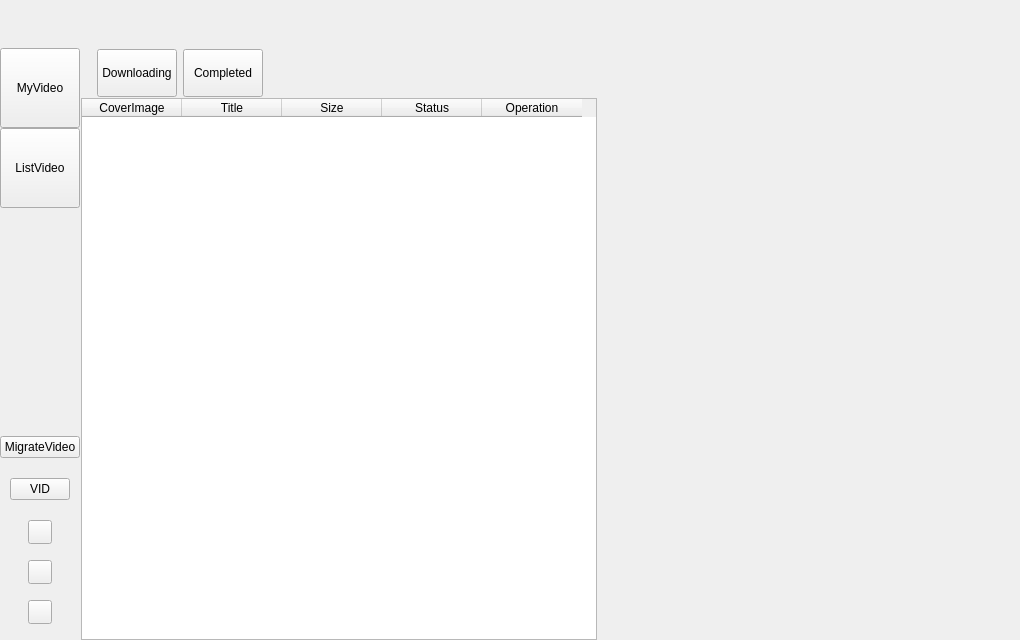
<?xml version="1.0" encoding="UTF-8"?>
<ui version="4.0">
 <class>MainWindow</class>
 <widget class="QMainWindow" name="MainWindow">
  <property name="geometry">
   <rect>
    <x>0</x>
    <y>0</y>
    <width>1020</width>
    <height>640</height>
   </rect>
  </property>
  <property name="minimumSize">
   <size>
    <width>560</width>
    <height>440</height>
   </size>
  </property>
  <property name="windowTitle">
   <string>MainTitle</string>
  </property>
  <widget class="QWidget" name="mainWidget">
   <layout class="QVBoxLayout" name="verticalLayout_2">
    <property name="spacing">
     <number>0</number>
    </property>
    <property name="leftMargin">
     <number>0</number>
    </property>
    <property name="topMargin">
     <number>0</number>
    </property>
    <property name="rightMargin">
     <number>0</number>
    </property>
    <property name="bottomMargin">
     <number>0</number>
    </property>
    <item>
     <widget class="TitleBar" name="titleBar" native="true">
      <property name="minimumSize">
       <size>
        <width>0</width>
        <height>48</height>
       </size>
      </property>
      <property name="maximumSize">
       <size>
        <width>16777215</width>
        <height>48</height>
       </size>
      </property>
     </widget>
    </item>
    <item>
     <widget class="QWidget" name="content" native="true">
      <layout class="QHBoxLayout" name="horizontalLayout">
       <property name="spacing">
        <number>0</number>
       </property>
       <property name="leftMargin">
        <number>0</number>
       </property>
       <property name="topMargin">
        <number>0</number>
       </property>
       <property name="rightMargin">
        <number>0</number>
       </property>
       <property name="bottomMargin">
        <number>0</number>
       </property>
       <item>
        <widget class="QWidget" name="list" native="true">
         <layout class="QHBoxLayout" name="horizontalLayout_2">
          <property name="spacing">
           <number>0</number>
          </property>
          <property name="leftMargin">
           <number>0</number>
          </property>
          <property name="topMargin">
           <number>0</number>
          </property>
          <property name="rightMargin">
           <number>0</number>
          </property>
          <property name="bottomMargin">
           <number>0</number>
          </property>
          <item>
           <widget class="QWidget" name="tabBar" native="true">
            <property name="minimumSize">
             <size>
              <width>81</width>
              <height>0</height>
             </size>
            </property>
            <property name="maximumSize">
             <size>
              <width>81</width>
              <height>16777215</height>
             </size>
            </property>
            <layout class="QVBoxLayout" name="verticalLayout_3">
             <property name="spacing">
              <number>0</number>
             </property>
             <property name="leftMargin">
              <number>0</number>
             </property>
             <property name="topMargin">
              <number>0</number>
             </property>
             <property name="rightMargin">
              <number>1</number>
             </property>
             <property name="bottomMargin">
              <number>16</number>
             </property>
             <item>
              <widget class="ToolButton" name="myVideoButton">
               <property name="minimumSize">
                <size>
                 <width>80</width>
                 <height>80</height>
                </size>
               </property>
               <property name="maximumSize">
                <size>
                 <width>80</width>
                 <height>80</height>
                </size>
               </property>
               <property name="cursor">
                <cursorShape>PointingHandCursor</cursorShape>
               </property>
               <property name="focusPolicy">
                <enum>Qt::NoFocus</enum>
               </property>
               <property name="text">
                <string>MyVideo</string>
               </property>
               <property name="iconSize">
                <size>
                 <width>32</width>
                 <height>32</height>
                </size>
               </property>
               <property name="toolButtonStyle">
                <enum>Qt::ToolButtonTextUnderIcon</enum>
               </property>
               <attribute name="buttonGroup">
                <string notr="true">listVideoGroup</string>
               </attribute>
              </widget>
             </item>
             <item>
              <widget class="ToolButton" name="listVideoButton">
               <property name="minimumSize">
                <size>
                 <width>80</width>
                 <height>80</height>
                </size>
               </property>
               <property name="maximumSize">
                <size>
                 <width>80</width>
                 <height>80</height>
                </size>
               </property>
               <property name="cursor">
                <cursorShape>PointingHandCursor</cursorShape>
               </property>
               <property name="focusPolicy">
                <enum>Qt::NoFocus</enum>
               </property>
               <property name="text">
                <string>ListVideo</string>
               </property>
               <property name="iconSize">
                <size>
                 <width>32</width>
                 <height>32</height>
                </size>
               </property>
               <property name="toolButtonStyle">
                <enum>Qt::ToolButtonTextUnderIcon</enum>
               </property>
               <attribute name="buttonGroup">
                <string notr="true">listVideoGroup</string>
               </attribute>
              </widget>
             </item>
             <item>
              <spacer name="verticalSpacer">
               <property name="orientation">
                <enum>Qt::Vertical</enum>
               </property>
               <property name="sizeHint" stdset="0">
                <size>
                 <width>20</width>
                 <height>40</height>
                </size>
               </property>
              </spacer>
             </item>
             <item>
              <widget class="QPushButton" name="migrateButton">
               <property name="text">
                <string>MigrateVideo</string>
               </property>
               <property name="ButtonStyle" stdset="0">
                <string>blue</string>
               </property>
              </widget>
             </item>
             <item>
              <spacer name="verticalSpacer_14">
               <property name="orientation">
                <enum>Qt::Vertical</enum>
               </property>
               <property name="sizeType">
                <enum>QSizePolicy::Fixed</enum>
               </property>
               <property name="sizeHint" stdset="0">
                <size>
                 <width>20</width>
                 <height>20</height>
                </size>
               </property>
              </spacer>
             </item>
             <item alignment="Qt::AlignHCenter|Qt::AlignVCenter">
              <widget class="QPushButton" name="vidButton">
               <property name="minimumSize">
                <size>
                 <width>60</width>
                 <height>0</height>
                </size>
               </property>
               <property name="maximumSize">
                <size>
                 <width>60</width>
                 <height>16777215</height>
                </size>
               </property>
               <property name="cursor">
                <cursorShape>PointingHandCursor</cursorShape>
               </property>
               <property name="focusPolicy">
                <enum>Qt::NoFocus</enum>
               </property>
               <property name="text">
                <string>VID</string>
               </property>
               <property name="ButtonStyle" stdset="0">
                <string>blue</string>
               </property>
              </widget>
             </item>
             <item>
              <spacer name="verticalSpacer_13">
               <property name="orientation">
                <enum>Qt::Vertical</enum>
               </property>
               <property name="sizeType">
                <enum>QSizePolicy::Fixed</enum>
               </property>
               <property name="sizeHint" stdset="0">
                <size>
                 <width>20</width>
                 <height>20</height>
                </size>
               </property>
              </spacer>
             </item>
             <item alignment="Qt::AlignHCenter|Qt::AlignVCenter">
              <widget class="QPushButton" name="refreshButton">
               <property name="minimumSize">
                <size>
                 <width>24</width>
                 <height>24</height>
                </size>
               </property>
               <property name="maximumSize">
                <size>
                 <width>24</width>
                 <height>24</height>
                </size>
               </property>
               <property name="cursor">
                <cursorShape>PointingHandCursor</cursorShape>
               </property>
               <property name="focusPolicy">
                <enum>Qt::NoFocus</enum>
               </property>
               <property name="toolTip">
                <string>Refresh</string>
               </property>
               <property name="text">
                <string/>
               </property>
              </widget>
             </item>
             <item>
              <spacer name="verticalSpacer_12">
               <property name="orientation">
                <enum>Qt::Vertical</enum>
               </property>
               <property name="sizeType">
                <enum>QSizePolicy::Fixed</enum>
               </property>
               <property name="sizeHint" stdset="0">
                <size>
                 <width>20</width>
                 <height>16</height>
                </size>
               </property>
              </spacer>
             </item>
             <item alignment="Qt::AlignHCenter|Qt::AlignVCenter">
              <widget class="QPushButton" name="paramButton">
               <property name="minimumSize">
                <size>
                 <width>24</width>
                 <height>24</height>
                </size>
               </property>
               <property name="maximumSize">
                <size>
                 <width>24</width>
                 <height>24</height>
                </size>
               </property>
               <property name="cursor">
                <cursorShape>PointingHandCursor</cursorShape>
               </property>
               <property name="focusPolicy">
                <enum>Qt::NoFocus</enum>
               </property>
               <property name="toolTip">
                <string>ListParam</string>
               </property>
               <property name="text">
                <string/>
               </property>
              </widget>
             </item>
             <item>
              <spacer name="verticalSpacer_2">
               <property name="orientation">
                <enum>Qt::Vertical</enum>
               </property>
               <property name="sizeType">
                <enum>QSizePolicy::Fixed</enum>
               </property>
               <property name="sizeHint" stdset="0">
                <size>
                 <width>20</width>
                 <height>16</height>
                </size>
               </property>
              </spacer>
             </item>
             <item alignment="Qt::AlignHCenter|Qt::AlignVCenter">
              <widget class="QPushButton" name="settingButton">
               <property name="minimumSize">
                <size>
                 <width>24</width>
                 <height>24</height>
                </size>
               </property>
               <property name="maximumSize">
                <size>
                 <width>24</width>
                 <height>24</height>
                </size>
               </property>
               <property name="cursor">
                <cursorShape>PointingHandCursor</cursorShape>
               </property>
               <property name="focusPolicy">
                <enum>Qt::NoFocus</enum>
               </property>
               <property name="toolTip">
                <string>Setting</string>
               </property>
               <property name="text">
                <string/>
               </property>
              </widget>
             </item>
            </layout>
           </widget>
          </item>
          <item>
           <widget class="QStackedWidget" name="listvideo">
            <property name="sizePolicy">
             <sizepolicy hsizetype="Expanding" vsizetype="Expanding">
              <horstretch>0</horstretch>
              <verstretch>0</verstretch>
             </sizepolicy>
            </property>
            <property name="currentIndex">
             <number>1</number>
            </property>
            <widget class="QWidget" name="page">
             <property name="sizePolicy">
              <sizepolicy hsizetype="Expanding" vsizetype="Expanding">
               <horstretch>0</horstretch>
               <verstretch>0</verstretch>
              </sizepolicy>
             </property>
             <layout class="QVBoxLayout" name="verticalLayout_4">
              <property name="leftMargin">
               <number>0</number>
              </property>
              <property name="topMargin">
               <number>0</number>
              </property>
              <property name="rightMargin">
               <number>0</number>
              </property>
              <property name="bottomMargin">
               <number>0</number>
              </property>
              <item>
               <widget class="VideoTableWidget" name="myvideo">
                <property name="sizePolicy">
                 <sizepolicy hsizetype="Expanding" vsizetype="Expanding">
                  <horstretch>0</horstretch>
                  <verstretch>0</verstretch>
                 </sizepolicy>
                </property>
                <widget class="QWidget" name="page_3">
                 <property name="sizePolicy">
                  <sizepolicy hsizetype="Expanding" vsizetype="Expanding">
                   <horstretch>0</horstretch>
                   <verstretch>0</verstretch>
                  </sizepolicy>
                 </property>
                 <layout class="QHBoxLayout" name="horizontalLayout_3">
                  <property name="spacing">
                   <number>0</number>
                  </property>
                  <property name="leftMargin">
                   <number>0</number>
                  </property>
                  <property name="topMargin">
                   <number>0</number>
                  </property>
                  <property name="rightMargin">
                   <number>0</number>
                  </property>
                  <property name="bottomMargin">
                   <number>0</number>
                  </property>
                  <item>
                   <widget class="QTableWidget" name="myVideoTable">
                    <property name="horizontalScrollBarPolicy">
                     <enum>Qt::ScrollBarAlwaysOff</enum>
                    </property>
                    <property name="sizeAdjustPolicy">
                     <enum>QAbstractScrollArea::AdjustToContents</enum>
                    </property>
                    <property name="verticalScrollMode">
                     <enum>QAbstractItemView::ScrollPerPixel</enum>
                    </property>
                    <property name="showGrid">
                     <bool>false</bool>
                    </property>
                    <property name="wordWrap">
                     <bool>false</bool>
                    </property>
                    <property name="cornerButtonEnabled">
                     <bool>false</bool>
                    </property>
                    <attribute name="horizontalHeaderCascadingSectionResizes">
                     <bool>true</bool>
                    </attribute>
                    <attribute name="horizontalHeaderMinimumSectionSize">
                     <number>100</number>
                    </attribute>
                    <attribute name="horizontalHeaderHighlightSections">
                     <bool>false</bool>
                    </attribute>
                    <attribute name="verticalHeaderVisible">
                     <bool>false</bool>
                    </attribute>
                    <column>
                     <property name="text">
                      <string>CoverImage</string>
                     </property>
                    </column>
                    <column>
                     <property name="text">
                      <string>Title</string>
                     </property>
                    </column>
                    <column>
                     <property name="text">
                      <string>Duration</string>
                     </property>
                    </column>
                    <column>
                     <property name="text">
                      <string>Size</string>
                     </property>
                    </column>
                    <column>
                     <property name="text">
                      <string>Operation</string>
                     </property>
                    </column>
                   </widget>
                  </item>
                 </layout>
                </widget>
                <widget class="QWidget" name="page_4">
                 <property name="sizePolicy">
                  <sizepolicy hsizetype="Expanding" vsizetype="Expanding">
                   <horstretch>0</horstretch>
                   <verstretch>0</verstretch>
                  </sizepolicy>
                 </property>
                 <layout class="QVBoxLayout" name="verticalLayout_5">
                  <property name="spacing">
                   <number>0</number>
                  </property>
                  <property name="leftMargin">
                   <number>0</number>
                  </property>
                  <property name="topMargin">
                   <number>0</number>
                  </property>
                  <property name="rightMargin">
                   <number>0</number>
                  </property>
                  <property name="bottomMargin">
                   <number>0</number>
                  </property>
                  <item>
                   <spacer name="verticalSpacer_3">
                    <property name="orientation">
                     <enum>Qt::Vertical</enum>
                    </property>
                    <property name="sizeType">
                     <enum>QSizePolicy::Fixed</enum>
                    </property>
                    <property name="sizeHint" stdset="0">
                     <size>
                      <width>20</width>
                      <height>48</height>
                     </size>
                    </property>
                   </spacer>
                  </item>
                  <item>
                   <spacer name="verticalSpacer_4">
                    <property name="orientation">
                     <enum>Qt::Vertical</enum>
                    </property>
                    <property name="sizeHint" stdset="0">
                     <size>
                      <width>20</width>
                      <height>40</height>
                     </size>
                    </property>
                   </spacer>
                  </item>
                  <item alignment="Qt::AlignHCenter|Qt::AlignVCenter">
                   <widget class="QLabel" name="novideo">
                    <property name="minimumSize">
                     <size>
                      <width>128</width>
                      <height>128</height>
                     </size>
                    </property>
                    <property name="maximumSize">
                     <size>
                      <width>128</width>
                      <height>128</height>
                     </size>
                    </property>
                    <property name="text">
                     <string/>
                    </property>
                   </widget>
                  </item>
                  <item alignment="Qt::AlignHCenter|Qt::AlignVCenter">
                   <widget class="QLabel" name="label_2">
                    <property name="text">
                     <string>NoVideo</string>
                    </property>
                    <property name="alignment">
                     <set>Qt::AlignCenter</set>
                    </property>
                   </widget>
                  </item>
                  <item>
                   <spacer name="verticalSpacer_5">
                    <property name="orientation">
                     <enum>Qt::Vertical</enum>
                    </property>
                    <property name="sizeHint" stdset="0">
                     <size>
                      <width>20</width>
                      <height>40</height>
                     </size>
                    </property>
                   </spacer>
                  </item>
                 </layout>
                </widget>
               </widget>
              </item>
             </layout>
            </widget>
            <widget class="QWidget" name="page_2">
             <layout class="QVBoxLayout" name="verticalLayout_6">
              <property name="spacing">
               <number>0</number>
              </property>
              <property name="leftMargin">
               <number>0</number>
              </property>
              <property name="topMargin">
               <number>0</number>
              </property>
              <property name="rightMargin">
               <number>0</number>
              </property>
              <property name="bottomMargin">
               <number>0</number>
              </property>
              <item>
               <widget class="QWidget" name="tabWidget" native="true">
                <layout class="QHBoxLayout" name="horizontalLayout_4">
                 <property name="spacing">
                  <number>6</number>
                 </property>
                 <property name="leftMargin">
                  <number>16</number>
                 </property>
                 <property name="topMargin">
                  <number>1</number>
                 </property>
                 <property name="rightMargin">
                  <number>1</number>
                 </property>
                 <property name="bottomMargin">
                  <number>1</number>
                 </property>
                 <item>
                  <widget class="QPushButton" name="downloadingButton">
                   <property name="minimumSize">
                    <size>
                     <width>0</width>
                     <height>48</height>
                    </size>
                   </property>
                   <property name="maximumSize">
                    <size>
                     <width>16777215</width>
                     <height>48</height>
                    </size>
                   </property>
                   <property name="cursor">
                    <cursorShape>PointingHandCursor</cursorShape>
                   </property>
                   <property name="focusPolicy">
                    <enum>Qt::NoFocus</enum>
                   </property>
                   <property name="text">
                    <string>Downloading</string>
                   </property>
                   <property name="checkable">
                    <bool>true</bool>
                   </property>
                   <attribute name="buttonGroup">
                    <string notr="true">taskVideoGroup</string>
                   </attribute>
                  </widget>
                 </item>
                 <item>
                  <widget class="QPushButton" name="localButton">
                   <property name="minimumSize">
                    <size>
                     <width>0</width>
                     <height>48</height>
                    </size>
                   </property>
                   <property name="maximumSize">
                    <size>
                     <width>16777215</width>
                     <height>48</height>
                    </size>
                   </property>
                   <property name="cursor">
                    <cursorShape>PointingHandCursor</cursorShape>
                   </property>
                   <property name="focusPolicy">
                    <enum>Qt::NoFocus</enum>
                   </property>
                   <property name="text">
                    <string>Completed</string>
                   </property>
                   <property name="checkable">
                    <bool>true</bool>
                   </property>
                   <attribute name="buttonGroup">
                    <string notr="true">taskVideoGroup</string>
                   </attribute>
                  </widget>
                 </item>
                 <item>
                  <spacer name="horizontalSpacer">
                   <property name="orientation">
                    <enum>Qt::Horizontal</enum>
                   </property>
                   <property name="sizeHint" stdset="0">
                    <size>
                     <width>40</width>
                     <height>20</height>
                    </size>
                   </property>
                  </spacer>
                 </item>
                </layout>
               </widget>
              </item>
              <item>
               <widget class="QStackedWidget" name="taskvideo">
                <widget class="QWidget" name="page_5">
                 <layout class="QVBoxLayout" name="verticalLayout_8">
                  <property name="spacing">
                   <number>0</number>
                  </property>
                  <property name="leftMargin">
                   <number>0</number>
                  </property>
                  <property name="topMargin">
                   <number>0</number>
                  </property>
                  <property name="rightMargin">
                   <number>0</number>
                  </property>
                  <property name="bottomMargin">
                   <number>0</number>
                  </property>
                  <item>
                   <widget class="VideoTableWidget" name="downloadvideo">
                    <widget class="QWidget" name="page_7">
                     <layout class="QHBoxLayout" name="horizontalLayout_5">
                      <property name="spacing">
                       <number>0</number>
                      </property>
                      <property name="leftMargin">
                       <number>0</number>
                      </property>
                      <property name="topMargin">
                       <number>0</number>
                      </property>
                      <property name="rightMargin">
                       <number>0</number>
                      </property>
                      <property name="bottomMargin">
                       <number>0</number>
                      </property>
                      <item>
                       <widget class="QTableWidget" name="downloadVideoTable">
                        <column>
                         <property name="text">
                          <string>CoverImage</string>
                         </property>
                        </column>
                        <column>
                         <property name="text">
                          <string>Title</string>
                         </property>
                        </column>
                        <column>
                         <property name="text">
                          <string>Size</string>
                         </property>
                        </column>
                        <column>
                         <property name="text">
                          <string>Status</string>
                         </property>
                        </column>
                        <column>
                         <property name="text">
                          <string>Operation</string>
                         </property>
                        </column>
                       </widget>
                      </item>
                     </layout>
                    </widget>
                    <widget class="QWidget" name="page_8">
                     <layout class="QVBoxLayout" name="verticalLayout_7">
                      <property name="spacing">
                       <number>0</number>
                      </property>
                      <property name="leftMargin">
                       <number>0</number>
                      </property>
                      <property name="topMargin">
                       <number>0</number>
                      </property>
                      <property name="rightMargin">
                       <number>0</number>
                      </property>
                      <property name="bottomMargin">
                       <number>0</number>
                      </property>
                      <item>
                       <spacer name="verticalSpacer_6">
                        <property name="orientation">
                         <enum>Qt::Vertical</enum>
                        </property>
                        <property name="sizeType">
                         <enum>QSizePolicy::Fixed</enum>
                        </property>
                        <property name="sizeHint" stdset="0">
                         <size>
                          <width>20</width>
                          <height>48</height>
                         </size>
                        </property>
                       </spacer>
                      </item>
                      <item>
                       <spacer name="verticalSpacer_7">
                        <property name="orientation">
                         <enum>Qt::Vertical</enum>
                        </property>
                        <property name="sizeHint" stdset="0">
                         <size>
                          <width>20</width>
                          <height>40</height>
                         </size>
                        </property>
                       </spacer>
                      </item>
                      <item alignment="Qt::AlignHCenter|Qt::AlignVCenter">
                       <widget class="QLabel" name="nodownloadvideo">
                        <property name="minimumSize">
                         <size>
                          <width>128</width>
                          <height>128</height>
                         </size>
                        </property>
                        <property name="maximumSize">
                         <size>
                          <width>128</width>
                          <height>128</height>
                         </size>
                        </property>
                        <property name="text">
                         <string/>
                        </property>
                       </widget>
                      </item>
                      <item alignment="Qt::AlignHCenter|Qt::AlignVCenter">
                       <widget class="QLabel" name="label_4">
                        <property name="text">
                         <string>NoDownloadVideo</string>
                        </property>
                        <property name="alignment">
                         <set>Qt::AlignCenter</set>
                        </property>
                       </widget>
                      </item>
                      <item>
                       <spacer name="verticalSpacer_8">
                        <property name="orientation">
                         <enum>Qt::Vertical</enum>
                        </property>
                        <property name="sizeHint" stdset="0">
                         <size>
                          <width>20</width>
                          <height>40</height>
                         </size>
                        </property>
                       </spacer>
                      </item>
                     </layout>
                    </widget>
                   </widget>
                  </item>
                 </layout>
                </widget>
                <widget class="QWidget" name="page_6">
                 <layout class="QVBoxLayout" name="verticalLayout_10">
                  <property name="spacing">
                   <number>0</number>
                  </property>
                  <property name="leftMargin">
                   <number>0</number>
                  </property>
                  <property name="topMargin">
                   <number>0</number>
                  </property>
                  <property name="rightMargin">
                   <number>0</number>
                  </property>
                  <property name="bottomMargin">
                   <number>0</number>
                  </property>
                  <item>
                   <widget class="VideoTableWidget" name="localvideo">
                    <widget class="QWidget" name="page_9">
                     <layout class="QHBoxLayout" name="horizontalLayout_6">
                      <property name="spacing">
                       <number>0</number>
                      </property>
                      <property name="leftMargin">
                       <number>0</number>
                      </property>
                      <property name="topMargin">
                       <number>0</number>
                      </property>
                      <property name="rightMargin">
                       <number>0</number>
                      </property>
                      <property name="bottomMargin">
                       <number>0</number>
                      </property>
                      <item>
                       <widget class="QTableWidget" name="localVideoTable">
                        <column>
                         <property name="text">
                          <string>CoverImage</string>
                         </property>
                        </column>
                        <column>
                         <property name="text">
                          <string>Title</string>
                         </property>
                        </column>
                        <column>
                         <property name="text">
                          <string>Size</string>
                         </property>
                        </column>
                        <column>
                         <property name="text">
                          <string>Operation</string>
                         </property>
                        </column>
                       </widget>
                      </item>
                     </layout>
                    </widget>
                    <widget class="QWidget" name="page_10">
                     <layout class="QVBoxLayout" name="verticalLayout_9">
                      <property name="spacing">
                       <number>0</number>
                      </property>
                      <property name="leftMargin">
                       <number>0</number>
                      </property>
                      <property name="topMargin">
                       <number>0</number>
                      </property>
                      <property name="rightMargin">
                       <number>0</number>
                      </property>
                      <property name="bottomMargin">
                       <number>0</number>
                      </property>
                      <item>
                       <spacer name="verticalSpacer_9">
                        <property name="orientation">
                         <enum>Qt::Vertical</enum>
                        </property>
                        <property name="sizeType">
                         <enum>QSizePolicy::Fixed</enum>
                        </property>
                        <property name="sizeHint" stdset="0">
                         <size>
                          <width>20</width>
                          <height>48</height>
                         </size>
                        </property>
                       </spacer>
                      </item>
                      <item>
                       <spacer name="verticalSpacer_10">
                        <property name="orientation">
                         <enum>Qt::Vertical</enum>
                        </property>
                        <property name="sizeHint" stdset="0">
                         <size>
                          <width>20</width>
                          <height>40</height>
                         </size>
                        </property>
                       </spacer>
                      </item>
                      <item alignment="Qt::AlignHCenter|Qt::AlignVCenter">
                       <widget class="QLabel" name="nolocalvideo">
                        <property name="minimumSize">
                         <size>
                          <width>128</width>
                          <height>128</height>
                         </size>
                        </property>
                        <property name="maximumSize">
                         <size>
                          <width>128</width>
                          <height>128</height>
                         </size>
                        </property>
                        <property name="text">
                         <string/>
                        </property>
                       </widget>
                      </item>
                      <item alignment="Qt::AlignHCenter|Qt::AlignVCenter">
                       <widget class="QLabel" name="label_6">
                        <property name="text">
                         <string>NoCompletedVideo</string>
                        </property>
                        <property name="alignment">
                         <set>Qt::AlignCenter</set>
                        </property>
                       </widget>
                      </item>
                      <item>
                       <spacer name="verticalSpacer_11">
                        <property name="orientation">
                         <enum>Qt::Vertical</enum>
                        </property>
                        <property name="sizeHint" stdset="0">
                         <size>
                          <width>20</width>
                          <height>40</height>
                         </size>
                        </property>
                       </spacer>
                      </item>
                     </layout>
                    </widget>
                   </widget>
                  </item>
                 </layout>
                </widget>
               </widget>
              </item>
             </layout>
            </widget>
           </widget>
          </item>
         </layout>
        </widget>
       </item>
       <item>
        <widget class="PlayerWidget" name="player" native="true">
         <property name="sizePolicy">
          <sizepolicy hsizetype="Expanding" vsizetype="Expanding">
           <horstretch>0</horstretch>
           <verstretch>0</verstretch>
          </sizepolicy>
         </property>
        </widget>
       </item>
      </layout>
     </widget>
    </item>
   </layout>
  </widget>
 </widget>
 <customwidgets>
  <customwidget>
   <class>TitleBar</class>
   <extends>QWidget</extends>
   <header location="global">TitleBar.h</header>
   <container>1</container>
  </customwidget>
  <customwidget>
   <class>ToolButton</class>
   <extends>QToolButton</extends>
   <header>ToolButton.h</header>
  </customwidget>
  <customwidget>
   <class>VideoTableWidget</class>
   <extends>QStackedWidget</extends>
   <header>VideoTableWidget.h</header>
   <container>1</container>
  </customwidget>
  <customwidget>
   <class>PlayerWidget</class>
   <extends>QWidget</extends>
   <header>PlayerWidget.h</header>
   <container>1</container>
  </customwidget>
 </customwidgets>
 <resources>
  <include location="../Resource.qrc"/>
 </resources>
 <connections/>
 <buttongroups>
  <buttongroup name="taskVideoGroup"/>
  <buttongroup name="listVideoGroup"/>
 </buttongroups>
</ui>
